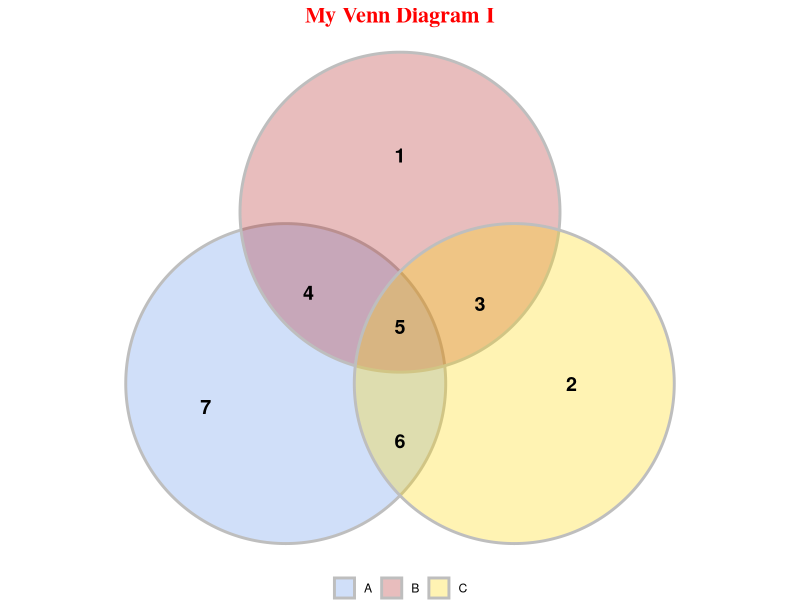

The R source for this figure:
## ---- chunk 1
#| echo: false
#| message: false

library(tidyverse)
## ---- chunk 2
df <- 
    tibble(
        x = c(1,2,3), 
        y = c(2,3.5,2), 
        lab1 = c("A","B","C"), 
        counts = 1:3)

df %>% 
    ggplot() +
    ggforce::geom_circle(
        aes(x0 = x, y0 = y, r = 1.4, fill = lab1), 
        alpha = .3, 
        linewidth = 1, 
        colour = 'grey') +
    coord_fixed() +
    theme_void() +
    scale_fill_manual(values = c('cornflowerblue', 'firebrick',  'gold')) +
    scale_colour_manual(values = c('cornflowerblue', 'firebrick', 'gold'), 
                        guide = "none") +
    labs(fill = NULL, title = "My Venn Diagram I") + 
     annotate("text", 
              x = c(2, 3.5, 2.7, 1.2,   2,  2, 0.3), 
              y = c(4,   2, 2.7, 2.8, 2.5, 1.5, 1.8), 
              label = 1:7, size = 5, fontface = "bold") +
    theme(
        plot.title = element_text(
            hjust = 0.5, 
            family = "serif", 
            face = "bold", 
            size = 16, 
            colour = "red"),
          legend.position = 'bottom')
